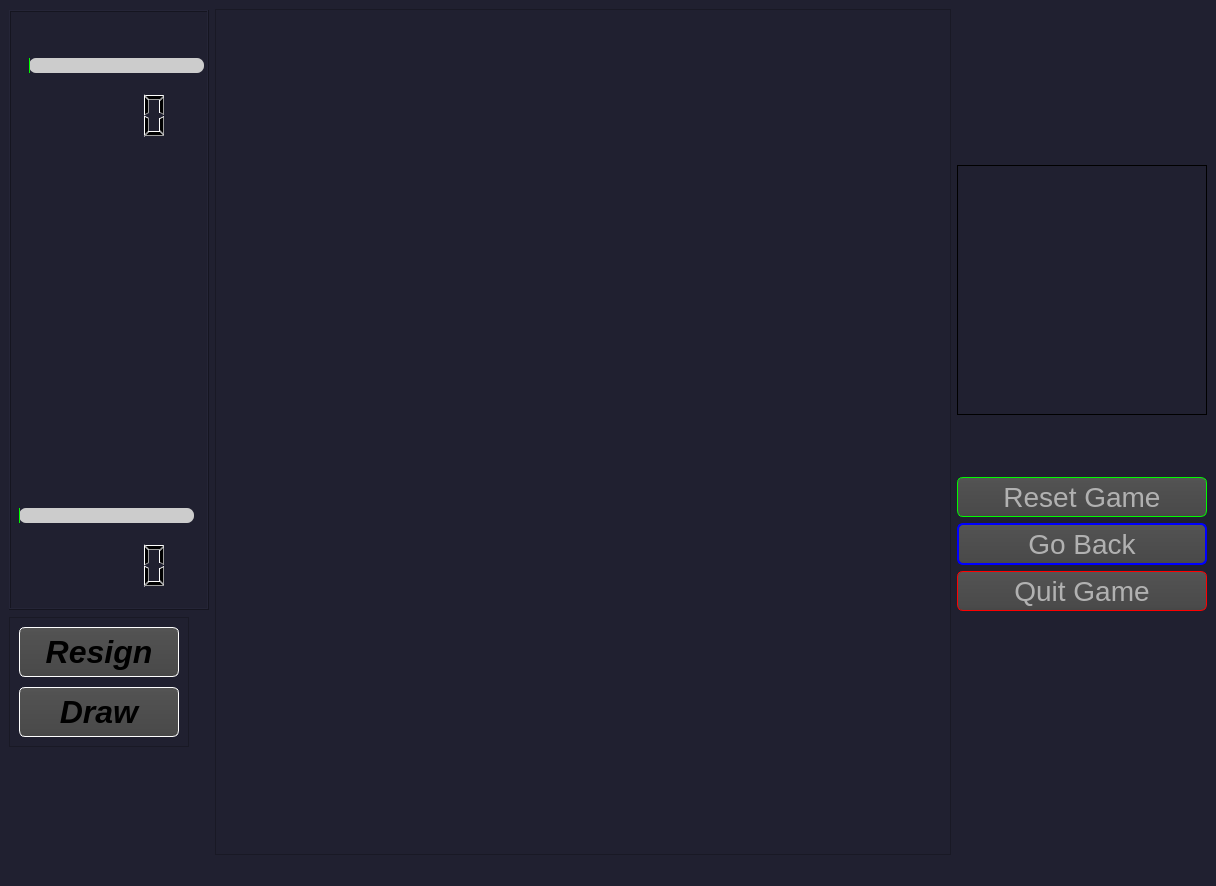
<?xml version="1.0" encoding="UTF-8"?>
<ui version="4.0">
 <class>MainWindow</class>
 <widget class="QMainWindow" name="MainWindow">
  <property name="geometry">
   <rect>
    <x>0</x>
    <y>0</y>
    <width>1216</width>
    <height>886</height>
   </rect>
  </property>
  <property name="windowTitle">
   <string>MainWindow</string>
  </property>
  <property name="styleSheet">
   <string notr="true">background-color: #202030;</string>
  </property>
  <widget class="QWidget" name="centralwidget">
   <layout class="QGridLayout" name="gridLayout">
    <item row="1" column="0">
     <widget class="QFrame" name="buttonFram">
      <property name="minimumSize">
       <size>
        <width>180</width>
        <height>130</height>
       </size>
      </property>
      <property name="maximumSize">
       <size>
        <width>180</width>
        <height>130</height>
       </size>
      </property>
      <property name="frameShape">
       <enum>QFrame::Shape::StyledPanel</enum>
      </property>
      <property name="frameShadow">
       <enum>QFrame::Shadow::Raised</enum>
      </property>
      <widget class="QPushButton" name="resignButton">
       <property name="geometry">
        <rect>
         <x>10</x>
         <y>10</y>
         <width>160</width>
         <height>50</height>
        </rect>
       </property>
       <property name="font">
        <font>
         <pointsize>-1</pointsize>
         <italic>true</italic>
         <bold>true</bold>
        </font>
       </property>
       <property name="styleSheet">
        <string notr="true">QPushButton
{
    color: black;
    background-color: QLinearGradient( x1: 0, y1: 0, x2: 0, y2: 1, stop: 0 #565656, stop: 0.1 #525252, stop: 0.5 #4e4e4e, stop: 0.9 #4a4a4a, stop: 1 #464646);
    border-width: 1px;
    border-color:white;
    border-style: solid;
    border-radius: 6;
    padding: 3px;
    font-size: 32px;
    padding-left: 5px;
    padding-right: 5px;
    min-width: 40px;
}

QPushButton:pressed
{
    background-color: QLinearGradient( x1: 0, y1: 0, x2: 0, y2: 1, stop: 0 #2d2d2d, stop: 0.1 #2b2b2b, stop: 0.5 #292929, stop: 0.9 #282828, stop: 1 #252525);
}

QComboBox
{
    selection-background-color: #ffaa00;
    background-color: QLinearGradient( x1: 0, y1: 0, x2: 0, y2: 1, stop: 0 #565656, stop: 0.1 #525252, stop: 0.5 #4e4e4e, stop: 0.9 #4a4a4a, stop: 1 #464646);
    border-style: solid;
    border: 1px solid #1e1e1e;
    border-radius: 5;
}

QComboBox:hover,QPushButton:hover
{
    border: 2px solid QLinearGradient( x1: 0, y1: 0, x2: 0, y2: 1, stop: 0 #ffa02f, stop: 1 #d7801a);
}
</string>
       </property>
       <property name="text">
        <string>Resign</string>
       </property>
       <property name="flat">
        <bool>true</bool>
       </property>
      </widget>
      <widget class="QPushButton" name="drawButton">
       <property name="geometry">
        <rect>
         <x>10</x>
         <y>70</y>
         <width>160</width>
         <height>50</height>
        </rect>
       </property>
       <property name="font">
        <font>
         <pointsize>-1</pointsize>
         <italic>true</italic>
         <bold>true</bold>
        </font>
       </property>
       <property name="styleSheet">
        <string notr="true">QPushButton
{
    color: black;
    background-color: QLinearGradient( x1: 0, y1: 0, x2: 0, y2: 1, stop: 0 #565656, stop: 0.1 #525252, stop: 0.5 #4e4e4e, stop: 0.9 #4a4a4a, stop: 1 #464646);
    border-width: 1px;
    border-color:white;
    border-style: solid;
    border-radius: 6;
    padding: 3px;
    font-size: 32px;
    padding-left: 5px;
    padding-right: 5px;
    min-width: 40px;
}

QPushButton:pressed
{
    background-color: QLinearGradient( x1: 0, y1: 0, x2: 0, y2: 1, stop: 0 #2d2d2d, stop: 0.1 #2b2b2b, stop: 0.5 #292929, stop: 0.9 #282828, stop: 1 #252525);
}

QComboBox
{
    selection-background-color: #ffaa00;
    background-color: QLinearGradient( x1: 0, y1: 0, x2: 0, y2: 1, stop: 0 #565656, stop: 0.1 #525252, stop: 0.5 #4e4e4e, stop: 0.9 #4a4a4a, stop: 1 #464646);
    border-style: solid;
    border: 1px solid #1e1e1e;
    border-radius: 5;
}

QComboBox:hover,QPushButton:hover
{
    border: 2px solid QLinearGradient( x1: 0, y1: 0, x2: 0, y2: 1, stop: 0 #ffa02f, stop: 1 #d7801a);
}
</string>
       </property>
       <property name="text">
        <string>Draw</string>
       </property>
       <property name="flat">
        <bool>true</bool>
       </property>
      </widget>
     </widget>
    </item>
    <item row="0" column="2">
     <layout class="QVBoxLayout" name="verticalLayout">
      <item>
       <widget class="Line" name="line">
        <property name="minimumSize">
         <size>
          <width>0</width>
          <height>150</height>
         </size>
        </property>
        <property name="frameShadow">
         <enum>QFrame::Shadow::Sunken</enum>
        </property>
        <property name="lineWidth">
         <number>0</number>
        </property>
        <property name="orientation">
         <enum>Qt::Orientation::Horizontal</enum>
        </property>
       </widget>
      </item>
      <item>
       <widget class="QLabel" name="ImageBox">
        <property name="enabled">
         <bool>true</bool>
        </property>
        <property name="minimumSize">
         <size>
          <width>250</width>
          <height>250</height>
         </size>
        </property>
        <property name="maximumSize">
         <size>
          <width>500</width>
          <height>500</height>
         </size>
        </property>
        <property name="frameShape">
         <enum>QFrame::Shape::Box</enum>
        </property>
        <property name="text">
         <string/>
        </property>
       </widget>
      </item>
      <item>
       <widget class="QLabel" name="displayName">
        <property name="minimumSize">
         <size>
          <width>250</width>
          <height>50</height>
         </size>
        </property>
        <property name="maximumSize">
         <size>
          <width>250</width>
          <height>50</height>
         </size>
        </property>
        <property name="font">
         <font>
          <family>Snap ITC</family>
          <pointsize>24</pointsize>
          <italic>false</italic>
          <bold>false</bold>
         </font>
        </property>
        <property name="text">
         <string/>
        </property>
        <property name="alignment">
         <set>Qt::AlignmentFlag::AlignCenter</set>
        </property>
       </widget>
      </item>
      <item>
       <widget class="QPushButton" name="resetButtom">
        <property name="maximumSize">
         <size>
          <width>16777215</width>
          <height>50</height>
         </size>
        </property>
        <property name="styleSheet">
         <string notr="true">QPushButton
{
    color: #b1b1b1;
    background-color: QLinearGradient( x1: 0, y1: 0, x2: 0, y2: 1, stop: 0 #565656, stop: 0.1 #525252, stop: 0.5 #4e4e4e, stop: 0.9 #4a4a4a, stop: 1 #464646);
    border-width: 1px;
    border-color:rgb(0, 250, 0);
    border-style: solid;
    border-radius: 6;
    padding: 3px;
    font-size: 28px;
    padding-left: 5px;
    padding-right: 5px;
    min-width: 40px;
}

QPushButton:pressed
{
    background-color: QLinearGradient( x1: 0, y1: 0, x2: 0, y2: 1, stop: 0 #2d2d2d, stop: 0.1 #2b2b2b, stop: 0.5 #292929, stop: 0.9 #282828, stop: 1 #252525);
}

QComboBox
{
    selection-background-color: #ffaa00;
    background-color: QLinearGradient( x1: 0, y1: 0, x2: 0, y2: 1, stop: 0 #565656, stop: 0.1 #525252, stop: 0.5 #4e4e4e, stop: 0.9 #4a4a4a, stop: 1 #464646);
    border-style: solid;
    border: 1px solid #1e1e1e;
    border-radius: 5;
}

QComboBox:hover,QPushButton:hover
{
    border: 2px solid QLinearGradient( x1: 0, y1: 0, x2: 0, y2: 1, stop: 0 #ffa02f, stop: 1 #d7801a);
}
</string>
        </property>
        <property name="text">
         <string>Reset Game</string>
        </property>
        <property name="iconSize">
         <size>
          <width>20</width>
          <height>20</height>
         </size>
        </property>
       </widget>
      </item>
      <item>
       <widget class="QPushButton" name="backButton">
        <property name="maximumSize">
         <size>
          <width>16777215</width>
          <height>50</height>
         </size>
        </property>
        <property name="styleSheet">
         <string notr="true">QPushButton
{
    color: #b1b1b1;
    background-color: QLinearGradient( x1: 0, y1: 0, x2: 0, y2: 1, stop: 0 #565656, stop: 0.1 #525252, stop: 0.5 #4e4e4e, stop: 0.9 #4a4a4a, stop: 1 #464646);
    border-width: 2px;
    border-color:rgb(0, 0, 255);
    border-style: solid;
    border-radius: 6;
    padding: 3px;
    font-size: 28px;
    padding-left: 5px;
    padding-right: 5px;
    min-width: 40px;
}

QPushButton:pressed
{
    background-color: QLinearGradient( x1: 0, y1: 0, x2: 0, y2: 1, stop: 0 #2d2d2d, stop: 0.1 #2b2b2b, stop: 0.5 #292929, stop: 0.9 #282828, stop: 1 #252525);
}

QComboBox
{
    selection-background-color: #ffaa00;
    background-color: QLinearGradient( x1: 0, y1: 0, x2: 0, y2: 1, stop: 0 #565656, stop: 0.1 #525252, stop: 0.5 #4e4e4e, stop: 0.9 #4a4a4a, stop: 1 #464646);
    border-style: solid;
    border: 1px solid #1e1e1e;
    border-radius: 5;
}

QComboBox:hover,QPushButton:hover
{
    border: 2px solid QLinearGradient( x1: 0, y1: 0, x2: 0, y2: 1, stop: 0 #ffa02f, stop: 1 #d7801a);
}
</string>
        </property>
        <property name="text">
         <string>Go Back</string>
        </property>
       </widget>
      </item>
      <item>
       <widget class="QPushButton" name="exit_Buttom">
        <property name="maximumSize">
         <size>
          <width>16777215</width>
          <height>50</height>
         </size>
        </property>
        <property name="styleSheet">
         <string notr="true">QPushButton
{
    color: #b1b1b1;
    background-color: QLinearGradient( x1: 0, y1: 0, x2: 0, y2: 1, stop: 0 #565656, stop: 0.1 #525252, stop: 0.5 #4e4e4e, stop: 0.9 #4a4a4a, stop: 1 #464646);
    border-width: 1px;
    border-color: rgb(255, 0, 0);
    border-style: solid;
    border-radius: 6;
    padding: 3px;
    font-size: 28px;
    padding-left: 5px;
    padding-right: 5px;
    min-width: 40px;
}

QPushButton:pressed
{
    background-color: QLinearGradient( x1: 0, y1: 0, x2: 0, y2: 1, stop: 0 #2d2d2d, stop: 0.1 #2b2b2b, stop: 0.5 #292929, stop: 0.9 #282828, stop: 1 #252525);
}

QComboBox
{
    selection-background-color: #ffaa00;
    background-color: QLinearGradient( x1: 0, y1: 0, x2: 0, y2: 1, stop: 0 #565656, stop: 0.1 #525252, stop: 0.5 #4e4e4e, stop: 0.9 #4a4a4a, stop: 1 #464646);
    border-style: solid;
    border: 1px solid #1e1e1e;
    border-radius: 5;
}

QComboBox:hover,QPushButton:hover
{
    border: 2px solid QLinearGradient( x1: 0, y1: 0, x2: 0, y2: 1, stop: 0 #ffa02f, stop: 1 #d7801a);
}
</string>
        </property>
        <property name="text">
         <string>Quit Game</string>
        </property>
       </widget>
      </item>
     </layout>
    </item>
    <item row="0" column="1" rowspan="5">
     <widget class="QGraphicsView" name="view"/>
    </item>
    <item row="0" column="0">
     <widget class="QFrame" name="timeFrame">
      <property name="minimumSize">
       <size>
        <width>200</width>
        <height>80</height>
       </size>
      </property>
      <property name="maximumSize">
       <size>
        <width>200</width>
        <height>600</height>
       </size>
      </property>
      <property name="frameShape">
       <enum>QFrame::Shape::Box</enum>
      </property>
      <property name="frameShadow">
       <enum>QFrame::Shadow::Raised</enum>
      </property>
      <widget class="QSlider" name="BlackSlider">
       <property name="geometry">
        <rect>
         <x>20</x>
         <y>40</y>
         <width>175</width>
         <height>31</height>
        </rect>
       </property>
       <property name="styleSheet">
        <string notr="true">QSlider::groove:horizontal {
    height: 15px;
    background: #cccccc;
    border-radius: 7px;
}
QSlider::sub-page:horizontal {
    background: #00ff00;
    border-radius: 7px;
}
QSlider::handle:horizontal {
    background: transparent;
    width: 0px;
}
</string>
       </property>
       <property name="maximum">
        <number>600</number>
       </property>
       <property name="orientation">
        <enum>Qt::Orientation::Horizontal</enum>
       </property>
       <property name="invertedAppearance">
        <bool>false</bool>
       </property>
      </widget>
      <widget class="QLCDNumber" name="BlackTimer">
       <property name="geometry">
        <rect>
         <x>10</x>
         <y>80</y>
         <width>175</width>
         <height>50</height>
        </rect>
       </property>
       <property name="font">
        <font>
         <pointsize>18</pointsize>
         <italic>true</italic>
         <bold>true</bold>
        </font>
       </property>
       <property name="lineWidth">
        <number>0</number>
       </property>
      </widget>
      <widget class="QLCDNumber" name="WhiteTimer">
       <property name="geometry">
        <rect>
         <x>10</x>
         <y>530</y>
         <width>175</width>
         <height>50</height>
        </rect>
       </property>
       <property name="font">
        <font>
         <pointsize>18</pointsize>
         <italic>true</italic>
         <bold>true</bold>
        </font>
       </property>
       <property name="lineWidth">
        <number>0</number>
       </property>
      </widget>
      <widget class="QSlider" name="WhiteSlider">
       <property name="geometry">
        <rect>
         <x>10</x>
         <y>490</y>
         <width>175</width>
         <height>31</height>
        </rect>
       </property>
       <property name="styleSheet">
        <string notr="true">QSlider::groove:horizontal {
    height: 15px;
    background: #cccccc;
    border-radius: 7px;
}
QSlider::sub-page:horizontal {
    background: #00ff00;
    border-radius: 7px;
}
QSlider::handle:horizontal {
    background: transparent;
    width: 0px;
}
</string>
       </property>
       <property name="maximum">
        <number>600</number>
       </property>
       <property name="orientation">
        <enum>Qt::Orientation::Horizontal</enum>
       </property>
       <property name="invertedAppearance">
        <bool>false</bool>
       </property>
      </widget>
     </widget>
    </item>
   </layout>
  </widget>
  <widget class="QMenuBar" name="menubar">
   <property name="geometry">
    <rect>
     <x>0</x>
     <y>0</y>
     <width>1216</width>
     <height>22</height>
    </rect>
   </property>
  </widget>
  <widget class="QStatusBar" name="statusbar"/>
 </widget>
 <resources/>
 <connections/>
</ui>
